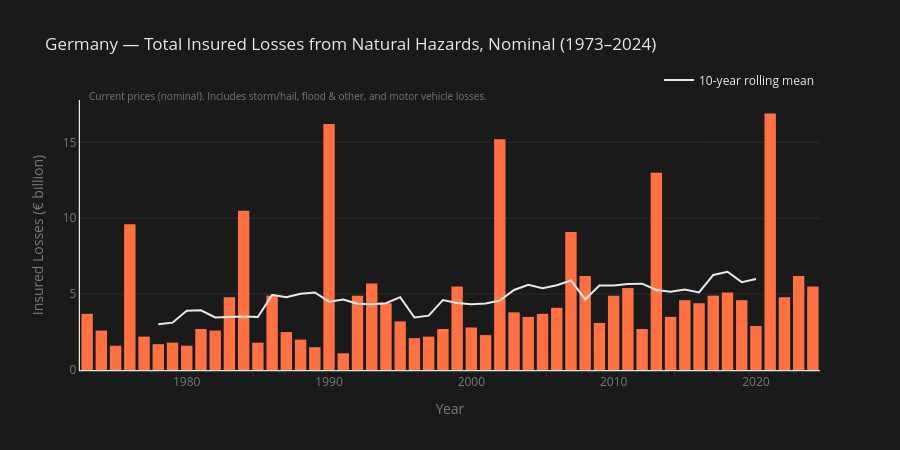

Notebook code cell kept with this figure:
### Code cell
# --- Chart 1 final: Nominal total losses 1973–2024 ---

df_gdv['total_rolling_10y'] = df_gdv['total_damage_mrd'].rolling(10, center=True).mean()

fig1 = px.bar(
    df_gdv,
    x='year',
    y='total_damage_mrd',
    labels={'year': 'Year', 'total_damage_mrd': 'Insured Losses (€ billion)'},
    title='Germany — Total Insured Losses from Natural Hazards, Nominal (1973–2024)',
    color_discrete_sequence=[COLORS['positive']],
)

fig1.add_scatter(
    x=df_gdv['year'],
    y=df_gdv['total_rolling_10y'],
    mode='lines',
    line=dict(color=COLORS['accent'], width=2),
    name='10-year rolling mean'
)

fig1.add_annotation(
    x=0.01, y=1.05,
    xref='paper', yref='paper',
    text='Current prices (nominal). Includes storm/hail, flood & other, and motor vehicle losses.',
    showarrow=False,
    font=dict(color=COLORS['text_muted'], size=10),
    align='left'
)

fig1.update_layout(
    plot_bgcolor=COLORS['background'],
    paper_bgcolor=COLORS['background'],
    title_font=dict(color=COLORS['text']),
    legend=dict(
        font=dict(color=COLORS['text']),
        orientation='h',
        yanchor='bottom',
        y=1.02,
        xanchor='right',
        x=1,
    ),
    xaxis=dict(
        showgrid=False,
        showline=True,
        linecolor=COLORS['accent'],
        linewidth=1.2,
        color=COLORS['text_muted'],
        dtick=10,
    ),
    yaxis=dict(
        showgrid=True,
        gridcolor=COLORS['grid'],
        showline=True,
        linecolor=COLORS['accent'],
        linewidth=1.2,
        zeroline=False,
        color=COLORS['text_muted'],
    ),
    height=450,
)

fig1.update_traces(marker_line_width=0, selector=dict(type='bar'))

fig1.show()
fig1.write_html(FIGURES / "03_gdv_total_losses_1973_2024.html")
print("Chart 1 saved ✓")

### Figure 1 — Plotly figure (JSON) as saved in the notebook; plotly's stock layout.template omitted (floating-point values rounded to 4 significant figures)
{"data": [{"hovertemplate": "Year=%{x}<br>Insured Losses (€ billion)=%{y}<extra></extra>", "legendgroup": "", "marker": {"color": "#FF7043", "line": {"width": 0}, "pattern": {"shape": ""}}, "name": "", "orientation": "v", "showlegend": false, "textposition": "auto", "type": "bar", "x": [1973, 1974, 1975, 1976, 1977, 1978, 1979, 1980, 1981, 1982, 1983, 1984, 1985, 1986, 1987, 1988, 1989, 1990, 1991, 1992, 1993, 1994, 1995, 1996, 1997, 1998, 1999, 2000, 2001, 2002, 2003, 2004, 2005, 2006, 2007, 2008, 2009, 2010, 2011, 2012, 2013, 2014, 2015, 2016, 2017, 2018, 2019, 2020, 2021, 2022, 2023, 2024], "xaxis": "x", "y": [3.7, 2.6, 1.6, 9.6, 2.2, 1.7, 1.8, 1.6, 2.7, 2.6, 4.8, 10.5, 1.8, 4.9, 2.5, 2.0, 1.5, 16.2, 1.1, 4.9, 5.7, 4.4, 3.2, 2.1, 2.2, 2.7, 5.5, 2.8, 2.3, 15.2, 3.8, 3.5, 3.7, 4.1, 9.1, 6.2, 3.1, 4.9, 5.4, 2.7, 13.0, 3.5, 4.6, 4.4, 4.9, 5.1, 4.6, 2.9, 16.9, 4.8, 6.2, 5.5], "yaxis": "y"}, {"line": {"color": "#E8E8E8", "width": 2}, "mode": "lines", "name": "10-year rolling mean", "type": "scatter", "x": [1973, 1974, 1975, 1976, 1977, 1978, 1979, 1980, 1981, 1982, 1983, 1984, 1985, 1986, 1987, 1988, 1989, 1990, 1991, 1992, 1993, 1994, 1995, 1996, 1997, 1998, 1999, 2000, 2001, 2002, 2003, 2004, 2005, 2006, 2007, 2008, 2009, 2010, 2011, 2012, 2013, 2014, 2015, 2016, 2017, 2018, 2019, 2020, 2021, 2022, 2023, 2024], "y": [NaN, NaN, NaN, NaN, NaN, 3.01, 3.12, 3.91, 3.93, 3.46, 3.49, 3.52, 3.49, 4.95, 4.79, 5.02, 5.11, 4.5, 4.64, 4.36, 4.33, 4.4, 4.8, 3.46, 3.58, 4.61, 4.42, 4.33, 4.38, 4.58, 5.27, 5.62, 5.38, 5.59, 5.9, 4.65, 5.57, 5.57, 5.66, 5.69, 5.27, 5.16, 5.31, 5.11, 6.26, 6.47, 5.79, 5.99, NaN, NaN, NaN, NaN]}], "layout": {"annotations": [{"align": "left", "font": {"color": "rgba(232,232,232,0.45)", "size": 10}, "showarrow": false, "text": "Current prices (nominal). Includes storm/hail, flood & other, and motor vehicle losses.", "x": 0.01, "xref": "paper", "y": 1.05, "yref": "paper"}], "barmode": "relative", "height": 450, "legend": {"font": {"color": "#E8E8E8"}, "orientation": "h", "tracegroupgap": 0, "x": 1, "xanchor": "right", "y": 1.02, "yanchor": "bottom"}, "paper_bgcolor": "#1a1a1a", "plot_bgcolor": "#1a1a1a", "title": {"font": {"color": "#E8E8E8"}, "text": "Germany — Total Insured Losses from Natural Hazards, Nominal (1973–2024)"}, "xaxis": {"anchor": "y", "color": "rgba(232,232,232,0.45)", "domain": [0, 1], "dtick": 10, "linecolor": "#E8E8E8", "linewidth": 1.2, "showgrid": false, "showline": true, "title": {"text": "Year"}}, "yaxis": {"anchor": "x", "color": "rgba(232,232,232,0.45)", "domain": [0, 1], "gridcolor": "rgba(232,232,232,0.08)", "linecolor": "#E8E8E8", "linewidth": 1.2, "showgrid": true, "showline": true, "title": {"text": "Insured Losses (€ billion)"}, "zeroline": false}}}
